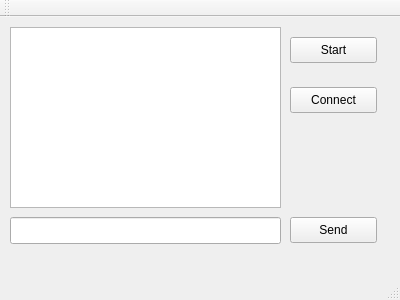
<?xml version="1.0" encoding="UTF-8"?>
<ui version="4.0">
 <class>MainWindow</class>
 <widget class="QMainWindow" name="MainWindow">
  <property name="geometry">
   <rect>
    <x>0</x>
    <y>0</y>
    <width>400</width>
    <height>300</height>
   </rect>
  </property>
  <property name="windowTitle">
   <string>MainWindow</string>
  </property>
  <widget class="QWidget" name="centralWidget">
   <widget class="QPushButton" name="startButton">
    <property name="geometry">
     <rect>
      <x>290</x>
      <y>20</y>
      <width>87</width>
      <height>26</height>
     </rect>
    </property>
    <property name="text">
     <string>Start</string>
    </property>
   </widget>
   <widget class="QPushButton" name="sendButton">
    <property name="geometry">
     <rect>
      <x>290</x>
      <y>200</y>
      <width>87</width>
      <height>26</height>
     </rect>
    </property>
    <property name="text">
     <string>Send</string>
    </property>
   </widget>
   <widget class="QTextEdit" name="textEdit">
    <property name="geometry">
     <rect>
      <x>10</x>
      <y>10</y>
      <width>271</width>
      <height>181</height>
     </rect>
    </property>
   </widget>
   <widget class="QLineEdit" name="lineEdit">
    <property name="geometry">
     <rect>
      <x>10</x>
      <y>200</y>
      <width>271</width>
      <height>27</height>
     </rect>
    </property>
   </widget>
   <widget class="QPushButton" name="connectButton">
    <property name="geometry">
     <rect>
      <x>290</x>
      <y>70</y>
      <width>87</width>
      <height>26</height>
     </rect>
    </property>
    <property name="text">
     <string>Connect</string>
    </property>
   </widget>
  </widget>
  <widget class="QMenuBar" name="menuBar">
   <property name="geometry">
    <rect>
     <x>0</x>
     <y>0</y>
     <width>400</width>
     <height>23</height>
    </rect>
   </property>
  </widget>
  <widget class="QToolBar" name="mainToolBar">
   <attribute name="toolBarArea">
    <enum>TopToolBarArea</enum>
   </attribute>
   <attribute name="toolBarBreak">
    <bool>false</bool>
   </attribute>
  </widget>
  <widget class="QStatusBar" name="statusBar"/>
 </widget>
 <layoutdefault spacing="6" margin="11"/>
 <resources/>
 <connections/>
</ui>
